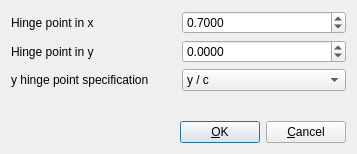
<?xml version="1.0" encoding="UTF-8"?>
<ui version="4.0">
 <class>Dialog</class>
 <widget class="QDialog" name="Dialog">
  <property name="geometry">
   <rect>
    <x>0</x>
    <y>0</y>
    <width>357</width>
    <height>154</height>
   </rect>
  </property>
  <property name="windowTitle">
   <string>Flap hinge point</string>
  </property>
  <layout class="QVBoxLayout" name="verticalLayout">
   <item>
    <layout class="QGridLayout" name="gridLayout">
     <item row="0" column="0">
      <widget class="QLabel" name="label">
       <property name="toolTip">
        <string>&lt;html&gt;&lt;head/&gt;&lt;body&gt;&lt;p&gt;Hinge location in x, as x/c&lt;/p&gt;&lt;/body&gt;&lt;/html&gt;</string>
       </property>
       <property name="text">
        <string>Hinge point in x</string>
       </property>
      </widget>
     </item>
     <item row="0" column="1">
      <widget class="QDoubleSpinBox" name="xflapBox">
       <property name="decimals">
        <number>4</number>
       </property>
       <property name="maximum">
        <double>1.000000000000000</double>
       </property>
       <property name="singleStep">
        <double>0.100000000000000</double>
       </property>
       <property name="value">
        <double>0.700000000000000</double>
       </property>
      </widget>
     </item>
     <item row="1" column="0">
      <widget class="QLabel" name="label_2">
       <property name="toolTip">
        <string>&lt;html&gt;&lt;head/&gt;&lt;body&gt;&lt;p&gt;Hinge location in y, as y/c or y / local thickness, depending on y hinge point specification&lt;/p&gt;&lt;/body&gt;&lt;/html&gt;</string>
       </property>
       <property name="text">
        <string>Hinge point in y</string>
       </property>
      </widget>
     </item>
     <item row="1" column="1">
      <widget class="QDoubleSpinBox" name="yflapBox">
       <property name="decimals">
        <number>4</number>
       </property>
       <property name="minimum">
        <double>-99.989999999999995</double>
       </property>
       <property name="maximum">
        <double>99.989999999999995</double>
       </property>
       <property name="singleStep">
        <double>0.100000000000000</double>
       </property>
      </widget>
     </item>
     <item row="2" column="0">
      <widget class="QLabel" name="label_3">
       <property name="text">
        <string>y hinge point specification</string>
       </property>
      </widget>
     </item>
     <item row="2" column="1">
      <widget class="QComboBox" name="yflapSpecBox">
       <item>
        <property name="text">
         <string>y / c</string>
        </property>
       </item>
       <item>
        <property name="text">
         <string>y / local thickness</string>
        </property>
       </item>
      </widget>
     </item>
    </layout>
   </item>
   <item>
    <spacer name="verticalSpacer">
     <property name="orientation">
      <enum>Qt::Vertical</enum>
     </property>
     <property name="sizeHint" stdset="0">
      <size>
       <width>20</width>
       <height>40</height>
      </size>
     </property>
    </spacer>
   </item>
   <item>
    <layout class="QHBoxLayout" name="horizontalLayout">
     <item>
      <spacer name="horizontalSpacer">
       <property name="orientation">
        <enum>Qt::Horizontal</enum>
       </property>
       <property name="sizeHint" stdset="0">
        <size>
         <width>40</width>
         <height>20</height>
        </size>
       </property>
      </spacer>
     </item>
     <item>
      <widget class="QPushButton" name="okButton">
       <property name="text">
        <string>&amp;OK</string>
       </property>
      </widget>
     </item>
     <item>
      <widget class="QPushButton" name="cancelButton">
       <property name="text">
        <string>&amp;Cancel</string>
       </property>
      </widget>
     </item>
    </layout>
   </item>
  </layout>
 </widget>
 <resources/>
 <connections>
  <connection>
   <sender>okButton</sender>
   <signal>clicked()</signal>
   <receiver>Dialog</receiver>
   <slot>accept()</slot>
   <hints>
    <hint type="sourcelabel">
     <x>213</x>
     <y>129</y>
    </hint>
    <hint type="destinationlabel">
     <x>178</x>
     <y>76</y>
    </hint>
   </hints>
  </connection>
  <connection>
   <sender>cancelButton</sender>
   <signal>clicked()</signal>
   <receiver>Dialog</receiver>
   <slot>reject()</slot>
   <hints>
    <hint type="sourcelabel">
     <x>304</x>
     <y>129</y>
    </hint>
    <hint type="destinationlabel">
     <x>178</x>
     <y>76</y>
    </hint>
   </hints>
  </connection>
 </connections>
</ui>
